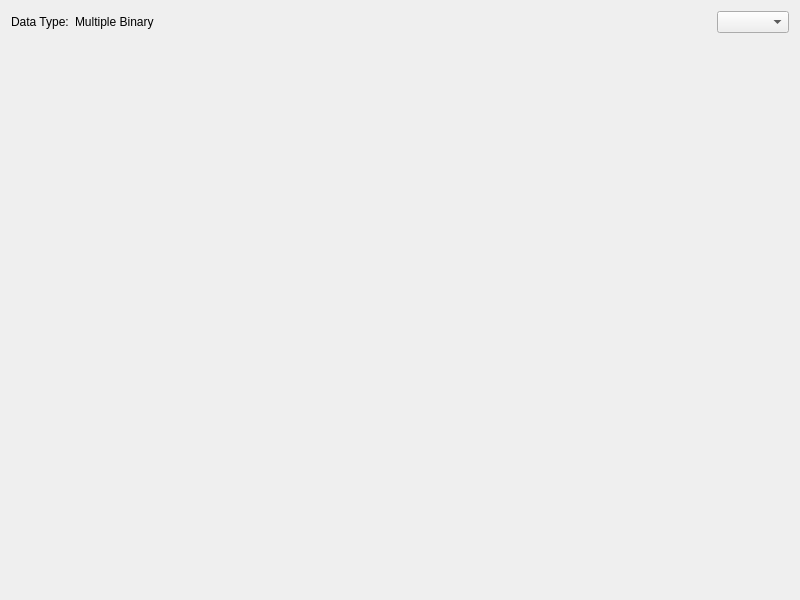
<?xml version="1.0" encoding="UTF-8"?>
<ui version="4.0">
 <class>MultipleBinaryViewer</class>
 <widget class="QWidget" name="MultipleBinaryViewer">
  <property name="geometry">
   <rect>
    <x>0</x>
    <y>0</y>
    <width>800</width>
    <height>600</height>
   </rect>
  </property>
  <property name="windowTitle">
   <string>MultipleBinaryViewer</string>
  </property>
  <layout class="QGridLayout" name="gridLayout">
   <item row="0" column="0">
    <layout class="QHBoxLayout" name="horizontalLayout">
     <item>
      <widget class="QLabel" name="label">
       <property name="text">
        <string>Data Type:</string>
       </property>
      </widget>
     </item>
     <item>
      <widget class="QLabel" name="label_2">
       <property name="text">
        <string>Multiple Binary</string>
       </property>
      </widget>
     </item>
     <item>
      <spacer name="horizontalSpacer">
       <property name="orientation">
        <enum>Qt::Horizontal</enum>
       </property>
       <property name="sizeHint" stdset="0">
        <size>
         <width>40</width>
         <height>20</height>
        </size>
       </property>
      </spacer>
     </item>
     <item>
      <widget class="QComboBox" name="comboBoxEntries"/>
     </item>
    </layout>
   </item>
   <item row="1" column="0">
    <widget class="HexViewer" name="hexViewer" native="true"/>
   </item>
  </layout>
 </widget>
 <customwidgets>
  <customwidget>
   <class>HexViewer</class>
   <extends>QWidget</extends>
   <header>..hex_viewer</header>
   <container>1</container>
  </customwidget>
 </customwidgets>
 <resources/>
 <connections/>
</ui>
